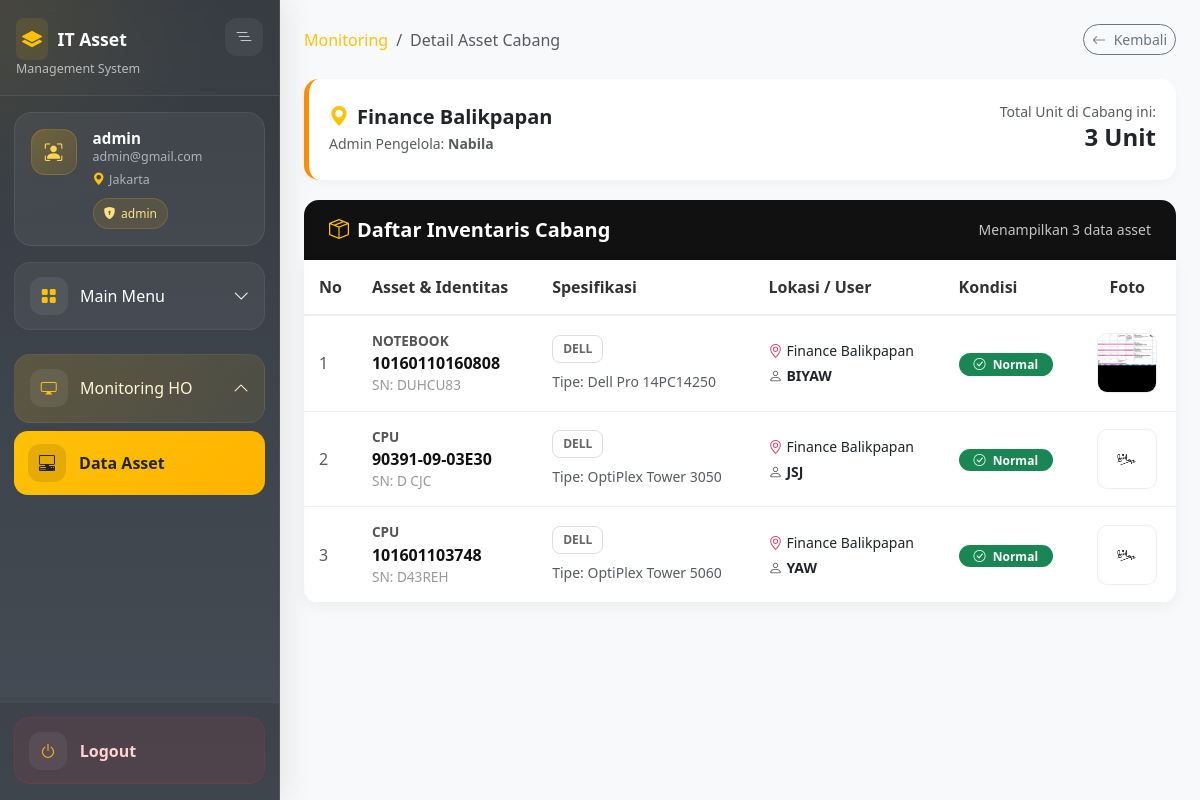
Page /monitoring/detail.php?user_id=38 (signed in) on the committed database.
### tables this page shows
CREATE TABLE `tb_branch` (
  `id_branch` int NOT NULL,
  `nama_branch` varchar(100) NOT NULL
);

CREATE TABLE `users` (
  `id` int NOT NULL,
  `username` varchar(100) NOT NULL,
  `email` varchar(100) NOT NULL,
  `password` varchar(255) NOT NULL,
  `created_at` datetime NOT NULL DEFAULT CURRENT_TIMESTAMP,
  `must_change_password` tinyint(1) NOT NULL DEFAULT '0',
  `password_changed_at` datetime DEFAULT NULL,
  `password_reset_at` datetime DEFAULT NULL,
  `password_reset_by` int DEFAULT NULL,
  `role` enum('admin','user') NOT NULL DEFAULT 'user',
  `id_branch` int DEFAULT NULL
);

CREATE TABLE `barang` (
  `id` int NOT NULL,
  `user_id` int NOT NULL,
  `id_barang` int NOT NULL,
  `id_merk` int NOT NULL,
  `no_asset` varchar(50) NOT NULL,
  `serial_number` varchar(100) NOT NULL,
  `id_tipe` int NOT NULL,
  `id_jenis` int NOT NULL,
  `tanggal_terima` date NOT NULL,
  `bermasalah` enum('Iya','Tidak') NOT NULL,
  `keterangan_masalah` text,
  `id_status` int NOT NULL,
  `id_branch` int NOT NULL,
  `foto` varchar(255) NOT NULL,
  `user` varchar(100) NOT NULL,
  `status` enum('Tersedia','Dalam Perjalanan','Diterima') DEFAULT 'Tersedia'
);

CREATE TABLE `tb_barang` (
  `id_barang` int NOT NULL,
  `id_branch` int DEFAULT NULL,
  `nama_barang` varchar(100) NOT NULL,
  `status` enum('Tersedia','Dalam Perjalanan','Diterima') DEFAULT 'Tersedia'
);

CREATE TABLE `tb_merk` (
  `id_merk` int NOT NULL,
  `nama_merk` varchar(100) NOT NULL
);

CREATE TABLE `tb_tipe` (
  `id_tipe` int NOT NULL,
  `id_barang` int DEFAULT NULL,
  `id_merk` int DEFAULT NULL,
  `nama_tipe` varchar(100) NOT NULL
);

### config/auth.php (called while the page is built, shortened)
<?php
if (!function_exists('base_url')) {
    function base_url(string $path = ''): string
    {
        return rtrim(BASE_URL, '/') . '/' . ltrim($path, '/');
    }
}
if (!function_exists('h')) {
    function h($value): string
    {
        return htmlspecialchars((string) $value, ENT_QUOTES, 'UTF-8');
    }
}
if (!function_exists('current_user')) {
    function current_user(): ?array
    {
        return $_SESSION['user'] ?? null;
    }
}
if (!function_exists('current_role')) {
    function current_role(): ?string
    {
        return $_SESSION['user']['role'] ?? null;
    }
}
if (!function_exists('is_admin')) {
    function is_admin(): bool
    {
        return current_role() === 'admin';
    }
}

### monitoring/detail.php (the view, shortened to what this page needs)
<?php
require_once __DIR__ . '/../config/auth.php';
if (file_exists(__DIR__ . '/../config/database.php')) {
    require_once __DIR__ . '/../config/database.php';
} else {
    $koneksi = mysqli_connect("localhost", "root", "" , "it_hexindo");
}
$user_id = isset($_GET['user_id']) ? (int)$_GET['user_id'] : 0;
$query_user = mysqli_query($koneksi, "SELECT u.username, u.id_branch, b.nama_branch FROM users u JOIN tb_branch b ON u.id_branch = b.id_branch WHERE u.id = '$user_id'");
$data_user = mysqli_fetch_assoc($query_user);
$branch_id = (int) $data_user['id_branch'];
$query_barang = "SELECT
                    brg.*,
                    tb.nama_barang,
                    m.nama_merk,
                    t.nama_tipe,
                    s.nama_status
                 FROM barang brg
                 LEFT JOIN tb_barang tb ON brg.id_barang = tb.id_barang
                 LEFT JOIN tb_merk m ON brg.id_merk = m.id_merk
                 LEFT JOIN tb_tipe t ON brg.id_tipe = t.id_tipe
                 LEFT JOIN tb_status s ON brg.id_status = s.id_status
                 WHERE brg.id_branch = '$branch_id'";
$result_barang = mysqli_query($koneksi, $query_barang);
?>
<!DOCTYPE html>
<html lang="id">
<head>
    <link href="https://cdn.jsdelivr.net/npm/bootstrap@5.3.0/dist/css/bootstrap.min.css" rel="stylesheet">
    <link rel="stylesheet" href="https://cdn.jsdelivr.net/npm/bootstrap-icons@1.10.5/font/bootstrap-icons.css">
</head>
<body class="d-flex">
    <?php include __DIR__ . '/../layout/sidebar.php'; ?>
    <div id="mainContent" class="content-with-sidebar flex-grow-1 p-4">
        <div class="mb-4 d-flex align-items-center justify-content-between">
            <nav aria-label="breadcrumb">
                <ol class="breadcrumb mb-0">
                    <li class="breadcrumb-item"><a href="index.php" class="text-decoration-none text-warning">Monitoring</a></li>
                    <li class="breadcrumb-item active">Detail Asset Cabang</li>
                </ol>
            </nav>
            <a href="index.php" class="btn btn-sm btn-outline-secondary rounded-pill">
                <i class="bi bi-arrow-left me-1"></i> Kembali
            </a>
        </div>
        <div class="info-cabang">
            <div class="row align-items-center">
                <div class="col-md-6">
                    <h5 class="fw-bold mb-1"><i class="bi bi-geo-alt-fill text-warning me-2"></i><?= h($data_user['nama_branch']) ?></h5>
                    <p class="text-muted small mb-0">Admin Pengelola: <strong><?= h($data_user['username']) ?></strong></p>
                </div>
                <div class="col-md-6 text-md-end">
                    <span class="text-muted small">Total Unit di Cabang ini:</span>
                    <h4 class="fw-bold text-dark"><?= mysqli_num_rows($result_barang) ?> Unit</h4>
                </div>
            </div>
        </div>
        <div class="inventory-header">
            <div class="d-flex align-items-center">
                <i class="bi bi-box-seam text-warning me-2 fs-5"></i>
                <h5 class="mb-0 fw-bold">Daftar Inventaris Cabang</h5>
            </div>
            <div class="small opacity-75">Menampilkan <?= mysqli_num_rows($result_barang) ?> data asset</div>
        </div>
        <div class="table-custom">
            <div class="table-responsive">
                <table class="table mb-0">
                    <thead>
                        <tr>
                            <th width="50">No</th>
                            <th>Asset & Identitas</th>
                            <th>Spesifikasi</th>
                            <th>Lokasi / User</th>
                            <th>Kondisi</th>
                            <th class="text-center">Foto</th>
                        </tr>
                    </thead>
                    <tbody>
                        <?php
                        $no = 1;
                        if(mysqli_num_rows($result_barang) == 0): ?>
                            <tr><td colspan="6" class="text-center py-5 text-muted">Cabang ini belum memiliki data asset.</td></tr>
                        <?php else:
                            while($row = mysqli_fetch_assoc($result_barang)):
                        ?>
                        <tr>
                            <td class="text-muted"><?= $no++ ?></td>
                            <td>
                                <div class="fw-bold text-uppercase" style="font-size: 0.85rem; color: #555;"><?= h($row['nama_barang'] ?? 'UNKNOWN') ?></div>
                                <div class="asset-id"><?= h($row['no_asset']) ?></div>
                                <div class="sn-text">SN: <?= h($row['serial_number']) ?></div>
                            </td>
                            <td>
                                <span class="badge-merk mb-2 d-inline-block"><?= h($row['nama_merk'] ?? 'NO BRAND') ?></span>
                                <div class="small text-muted">Tipe: <?= h($row['nama_tipe'] ?? '-') ?></div>
                            </td>
                            <td>
                                <div class="small mb-1"><i class="bi bi-geo-alt text-danger me-1"></i><?= h($data_user['nama_branch']) ?></div>
                                <div class="small fw-bold"><i class="bi bi-person text-muted me-1"></i><?= h($row['user'] ?? 'User') ?></div>
                            </td>
                            <td>
                                <?php if($row['bermasalah'] == 'Iya'): ?>
                                    <span class="badge bg-danger badge-kondisi mb-1"><i class="bi bi-exclamation-triangle me-1"></i> Bermasalah</span>
                                    <div class="text-danger small fw-bold" style="font-size: 0.7rem;"><?= h($row['keterangan_masalah']) ?></div>
                                <?php else: ?>
                                    <span class="badge bg-success badge-kondisi"><i class="bi bi-check-circle me-1"></i> Normal</span>
                                <?php endif; ?>
                            </td>
                            <td class="text-center">
                                <?php if(!empty($row['foto'])): ?>
                                    <img src="<?= base_url('assets/images/' . $row['foto']) ?>" class="img-preview" alt="asset">
                                <?php else: ?>
                                    <div class="bg-light rounded d-flex align-items-center justify-content-center" style="width: 60px; height: 60px; margin: 0 auto;">
                                        <i class="bi bi-image text-muted"></i>
                                    </div>
                                <?php endif; ?>
                            </td>
                        </tr>
                        <?php endwhile; endif; ?>
                    </tbody>
                </table>
            </div>
        </div>
    </div>
</body>
</html>

### layout/sidebar.php (shortened to what this page needs)
<?php
require_once __DIR__ . '/../config/auth.php';
if (!function_exists('isMenuActive')) {
    function isMenuActive($keyword) {
        $path = $_SERVER['PHP_SELF'] ?? '';
        return strpos($path, $keyword) !== false;
    }
}
$user = current_user();
$role = current_role();
$branchName = '-';
if (!empty($user['id_branch'])) {
    $branchId = (int) $user['id_branch'];
    if ($branchId > 0 && isset($koneksi)) {
        $stmtBranch = mysqli_prepare($koneksi, "SELECT nama_branch FROM tb_branch WHERE id_branch = ? LIMIT 1");
        if ($stmtBranch) {
            mysqli_stmt_bind_param($stmtBranch, 'i', $branchId);
            mysqli_stmt_execute($stmtBranch);
            $branchResult = mysqli_stmt_get_result($stmtBranch);
            $branchRow = mysqli_fetch_assoc($branchResult);
            if (!empty($branchRow['nama_branch'])) {
                $branchName = $branchRow['nama_branch'];
            }
        }
    }
}
$mainMenuActive = isMenuActive('/dashboard/') || isMenuActive('/Barang/') || isMenuActive('/Riwayat/') || isMenuActive('/laporan/');
$isMonitoringPage = isMenuActive('/monitoring/');
$monitoringMenuActive = $isMonitoringPage;
?>
<div id="appSidebar" class="d-flex flex-column sidebar-shell">
    <div class="sidebar-brand">
        <div class="sidebar-brand-row">
            <div>
                <div class="sidebar-brand-title">
                    <i class="bi bi-layers-fill"></i>
                    <span>IT Asset</span>
                </div>
                <div class="sidebar-brand-subtitle">Management System</div>
            </div>
            <button type="button" id="sidebarToggleBtn" class="sidebar-toggle-btn" title="Tutup Sidebar">
                <i class="bi bi-list-nested"></i>
            </button>
        </div>
    </div>
    <div class="sidebar-user">
        <div class="d-flex align-items-start gap-3">
            <div class="sidebar-user-avatar">
                <i class="bi bi-person-bounding-box"></i>
            </div>
            <div class="flex-grow-1">
                <div class="sidebar-user-name"><?= h($user['username'] ?? 'User') ?></div>
                <div class="sidebar-user-email"><?= h($user['email'] ?? '-') ?></div>
                <div class="sidebar-user-email mt-1">
                    <i class="bi bi-geo-alt-fill text-warning me-1"></i><?= h($branchName) ?>
                </div>
                <div class="sidebar-user-role">
                    <i class="bi bi-shield-lock-fill"></i>
                    <span><?= h($role ?? '-') ?></span>
                </div>
            </div>
        </div>
    </div>
    <div class="sidebar-nav-wrap flex-grow-1">
        <div class="sidebar-group">
            <button type="button" class="sidebar-group-button <?= $mainMenuActive ? 'is-open' : '' ?>" data-menu-target="mainMenu">
                <span class="sidebar-group-button-left">
                    <span class="sidebar-group-icon"><i class="bi bi-grid-fill"></i></span>
                    <span class="ms-2">Main Menu</span>
                </span>
                <i class="bi bi-chevron-down sidebar-group-arrow"></i>
            </button>
            <div id="mainMenu" class="sidebar-submenu <?= $mainMenuActive ? 'show' : '' ?>">
                <div class="sidebar-submenu-inner">
                </div>
            </div>
        </div>
        <?php if (is_admin()): ?>
        <div class="sidebar-group mt-3">
            <button type="button" class="sidebar-group-button <?= $monitoringMenuActive ? 'is-open' : '' ?>" data-menu-target="monitoringMenu">
                <span class="sidebar-group-button-left">
                    <span class="sidebar-group-icon"><i class="bi bi-display"></i></span>
                    <span class="ms-2">Monitoring HO</span>
                </span>
                <i class="bi bi-chevron-down sidebar-group-arrow"></i>
            </button>
            <div id="monitoringMenu" class="sidebar-submenu <?= $monitoringMenuActive ? 'show' : '' ?>">
                <div class="sidebar-submenu-inner">
                    <ul class="sidebar-menu">
                        <li>
                            <a href="<?= h(base_url('monitoring/index.php')) ?>" class="sidebar-link <?= isMenuActive('/monitoring/') ? 'active' : '' ?>">
                                <span class="sidebar-icon"><i class="bi bi-pc-display-horizontal"></i></span>
                                <span>Data Asset</span>
                            </a>
                        </li>
                    </ul>
                </div>
            </div>
        </div>
        <?php endif; ?>
    </div>
    <div class="sidebar-footer">
        <a href="#" id="btnLogoutConfirm" class="sidebar-logout">
            <span class="sidebar-icon"><i class="bi bi-power"></i></span>
            <span>Logout</span>
        </a>
    </div>
</div>

### monitoring/detail.php (style rules this page uses)
body { background-color: #f8f9fa; }
.inventory-header { background-color: #111; color: white; border-radius: 15px 15px 0 0; padding: 15px 25px; display: flex; justify-content: space-between; align-items: center; }
.table-custom { background: white; border-radius: 0 0 15px 15px; overflow: hidden; box-shadow: 0 4px 15px rgba(0,0,0,0.05); }
.table thead th { background: white; color: #333; font-weight: 700; border-bottom: 2px solid #eee; padding: 15px; }
.table tbody td { padding: 15px; vertical-align: middle; border-bottom: 1px solid #f1f1f1; }
.badge-merk { background: transparent; border: 1px solid #ddd; color: #666; padding: 4px 10px; border-radius: 8px; font-size: 0.75rem; font-weight: 600; }
.badge-kondisi { border-radius: 20px; padding: 5px 15px; font-size: 0.75rem; font-weight: 700; }
.sn-text { color: #999; font-size: 0.85rem; }
.asset-id { font-weight: 800; font-size: 1rem; color: #111; }
.img-preview { width: 60px; height: 60px; object-fit: cover; border-radius: 10px; border: 1px solid #eee; }
.info-cabang { background: white; border-radius: 15px; padding: 20px; margin-bottom: 20px; border-left: 5px solid #ff8f00; box-shadow: 0 4px 10px rgba(0,0,0,0.03); }

### rows in the picture
tb_branch: nama_branch "Jakarta"
users: id_branch.nama_branch "Finance Balikpapan", username "Nabila"
barang: id_barang.nama_barang "NOTEBOOK", no_asset "10160110160808", serial_number "DUHCU83", id_merk.nama_merk "DELL", id_tipe.nama_tipe "Dell Pro 14PC14250", id_branch.nama_branch "Finance Balikpapan", user "BIYAW", bermasalah "Normal", foto (picture)
barang: id_barang.nama_barang "CPU", no_asset "90391-09-03E30", serial_number "D CJC", id_merk.nama_merk "DELL", id_tipe.nama_tipe "OptiPlex Tower 3050", id_branch.nama_branch "Finance Balikpapan", user "JSJ", bermasalah "Normal", foto (picture)
barang: id_barang.nama_barang "CPU", no_asset "101601103748", serial_number "D43REH", id_merk.nama_merk "DELL", id_tipe.nama_tipe "OptiPlex Tower 5060", id_branch.nama_branch "Finance Balikpapan", user "YAW", bermasalah "Normal", foto (picture)

### other values in the picture
$user['username'] "admin"
$user['email'] "admin@gmail.com"
$role "admin"
mysqli_num_rows($result_barang) "3"
